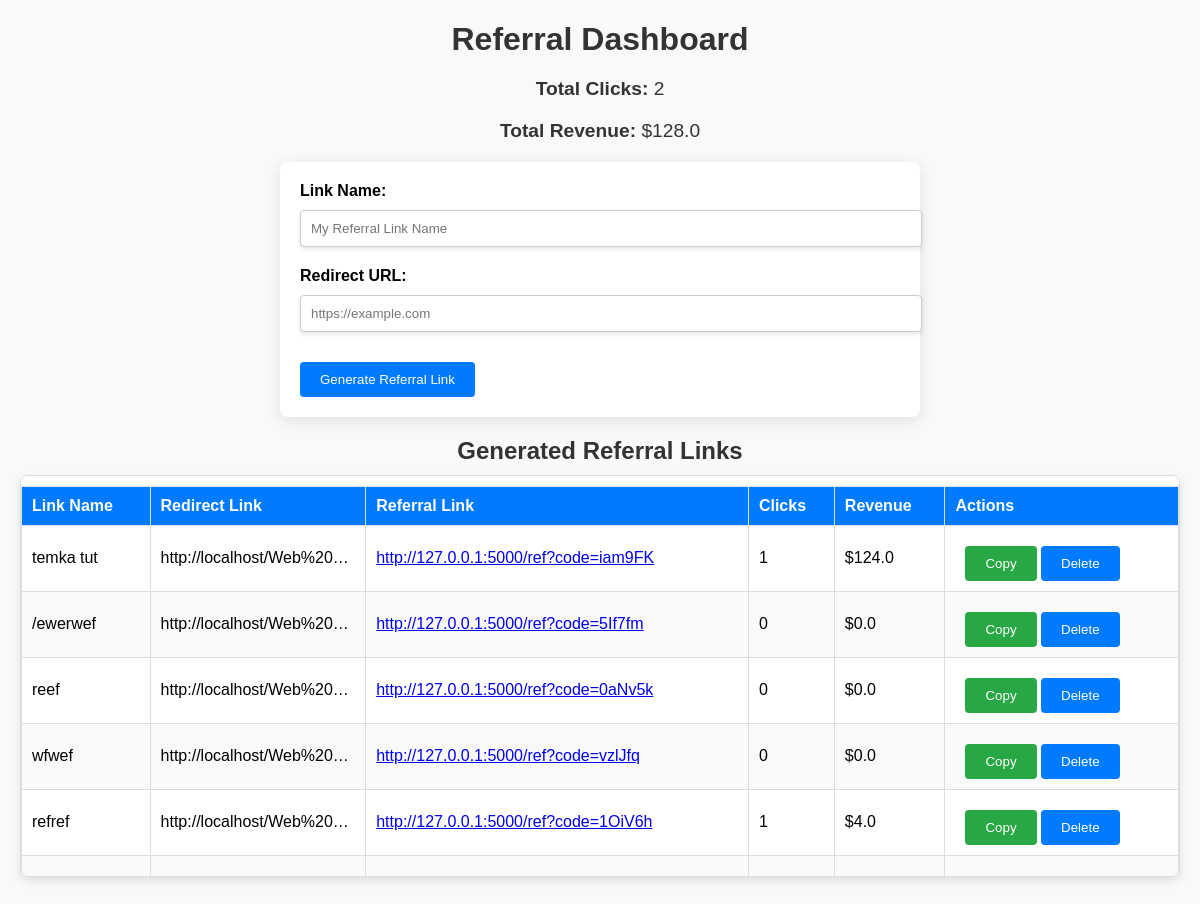
The page / on the database its author committed.
### app.py (models this page shows)
class GlobalStats(db.Model):
    id = db.Column(db.Integer, primary_key=True)
    total_clicks = db.Column(db.Integer, default=0)
    total_revenue = db.Column(db.Float, default=0.0)

class Referral(db.Model):
    id = db.Column(db.Integer, primary_key=True)
    link_name = db.Column(db.String(150), nullable=False)  # New field for link name
    redirect_link = db.Column(db.String(150), nullable=False)
    referral_link = db.Column(db.String(150), unique=True, nullable=False)
    click_count = db.Column(db.Integer, default=0)
    income = db.Column(db.Float, default=0.0)

### app.py (the view)
@app.route('/')
def dashboard():
    referrals = Referral.query.all()
    stats = GlobalStats.query.first()
    if not stats:
        stats = GlobalStats(total_clicks=0, total_revenue=0.0)
        db.session.add(stats)
        db.session.commit()
    return render_template('dashboard.html', referrals=referrals, stats=stats)

### templates/dashboard.html (shortened to what this page needs)
<!DOCTYPE html>
<html lang="en">
<head>
</head>
<body>
    <h1>Referral Dashboard</h1>
    <div class="stats">
        <p><strong>Total Clicks:</strong> {{ stats.total_clicks }}</p>
        <p><strong>Total Revenue:</strong> ${{ stats.total_revenue | round(2) }}</p>
    </div>
    <div class="form-container">
        <form action="/generate" method="POST">
            <div class="form-group">
                <label for="link_name">Link Name:</label>
                <input type="text" id="link_name" name="link_name" placeholder="My Referral Link Name" required>
            </div>
            <div class="form-group">
                <label for="redirect_link">Redirect URL:</label>
                <input type="url" id="redirect_link" name="redirect_link" placeholder="https://example.com" required>
            </div>
            <button type="submit">Generate Referral Link</button>
        </form>
    </div>
    <h2>Generated Referral Links</h2>
    <div class="referral-container">
        <table>
            <thead>
                <tr>
                    <th>Link Name</th>
                    <th>Redirect Link</th>
                    <th>Referral Link</th>
                    <th>Clicks</th>
                    <th>Revenue</th>
                    <th>Actions</th>
                </tr>
            </thead>
            <tbody>
                {% for referral in referrals %}
                <tr>
                    <td>{{ referral.link_name }}</td>
                    <td class="truncated">{{ referral.redirect_link }}</td>
                    <td>
                        <a href="{{ referral.referral_link }}" target="_blank">{{ referral.referral_link }}</a>
                    </td>
                    <td>{{ referral.click_count }}</td>
                    <td>${{ referral.income | round(2) }}</td>
                    <td>
                        <button class="copy-button" onclick="copyToClipboard('{{ referral.referral_link }}')">Copy</button>
                        <form action="/delete/{{ referral.id }}" method="POST" style="display:inline;">
                            <button type="submit" onclick="return confirm('Are you sure you want to delete this referral link?');">Delete</button>
                        </form>
                    </td>
                </tr>
                {% endfor %}
            </tbody>
        </table>
    </div>
</body>
</html>

### templates/dashboard.html (style rules this page uses)
body { font-family: Arial, sans-serif; margin: 20px; background-color: #f8f9fa; }
h1, h2 { color: #333; text-align: center; margin-bottom: 10px; }
.stats { margin: 20px 0; text-align: center; font-size: 1.2em; color: #333; }
.form-container { margin-bottom: 20px; padding: 20px; background-color: white; border-radius: 8px; box-shadow: 0 4px 15px rgba(0, 0, 0, 0.1); max-width: 600px; margin: 0 auto; }
.form-group { margin-bottom: 15px; display: flex; flex-direction: column; align-items: stretch; }
label { margin-bottom: 5px; font-weight: bold; }
input[type="url"], input[type="text"] { width: 100%; padding: 10px; margin: 5px 0; border: 1px solid #ccc; border-radius: 4px; box-shadow: 0 2px 5px rgba(0, 0, 0, 0.1); }
button { padding: 10px 20px; background-color: #007bff; color: white; border: none; border-radius: 4px; cursor: pointer; margin-top: 10px; transition: background-color 0.3s; }
.copy-button { background-color: #28a745; margin-left: 10px; }
.referral-container { max-height: 400px; overflow-y: auto; margin: 0 auto; padding: 0; border: 1px solid #ddd; border-radius: 8px; background-color: white; box-shadow: 0 4px 10px rgba(0, 0, 0, 0.1); }
table { width: 100%; border-collapse: collapse; margin-top: 10px; }
table, th, td { border: 1px solid #ddd; }
th, td { padding: 10px; text-align: left; }
th { background-color: #007bff; color: white; position: sticky; top: 0; z-index: 10; }
tr:nth-child(even) { background-color: #f9f9f9; }
.truncated { overflow: hidden; text-overflow: ellipsis; white-space: nowrap; max-width: 150px; }

### rows shown on the page
GlobalStats: total_clicks "2", total_revenue "128.0"
Referral: link_name "temka tut", redirect_link "http://localhost/Web%20…", referral_link "http://127.0.0.1:5000/ref?code=iam9FK", click_count "1", income "124.0"
Referral: link_name "/ewerwef", redirect_link "http://localhost/Web%20…", referral_link "http://127.0.0.1:5000/ref?code=5If7fm", click_count "0", income "0.0"
Referral: link_name "reef", redirect_link "http://localhost/Web%20…", referral_link "http://127.0.0.1:5000/ref?code=0aNv5k", click_count "0", income "0.0"
Referral: link_name "wfwef", redirect_link "http://localhost/Web%20…", referral_link "http://127.0.0.1:5000/ref?code=vzlJfq", click_count "0", income "0.0"
Referral: link_name "refref", redirect_link "http://localhost/Web%20…", referral_link "http://127.0.0.1:5000/ref?code=1OiV6h", click_count "1", income "4.0"
